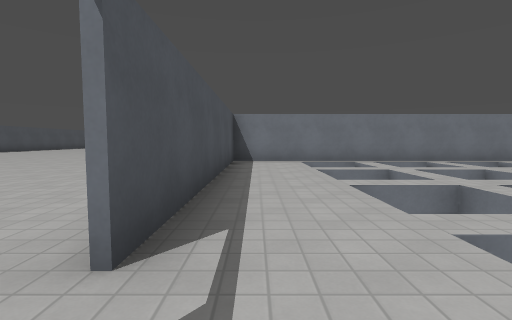
view 1 (above)

19 first-person views from a walk through a Godot game level. The camera is 1.2 m above the floor, tilts 4° down and sees 85° across. The floor is counted in squares, 2 m on a side. Each view is taken from the middle of a square. On the plan, view 1 faces up. The plan holds only what a view shows up to about 9 squares ahead; the rest is blank. Surface patterns are stand-ins for the level's own textures.

view 2
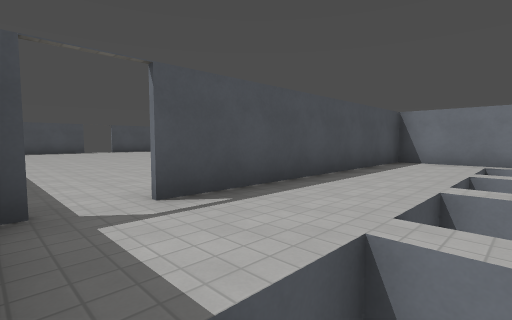

view 3
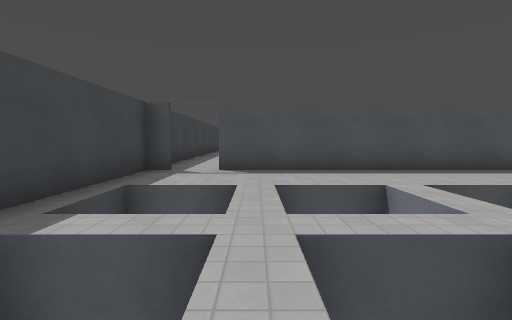

view 4
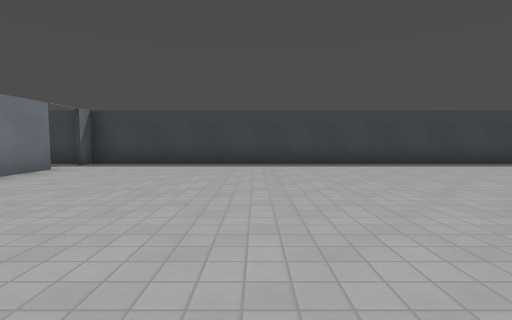

view 5
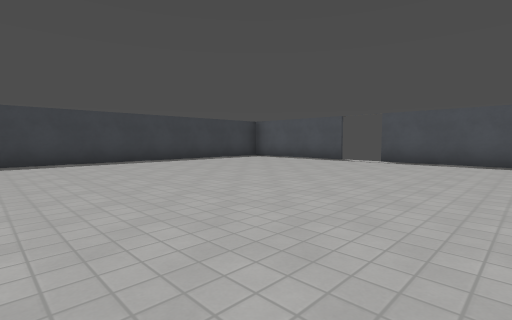

view 6
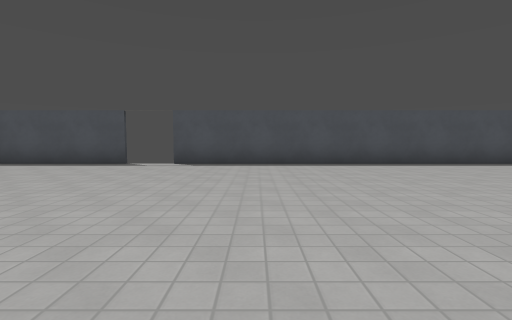

view 7
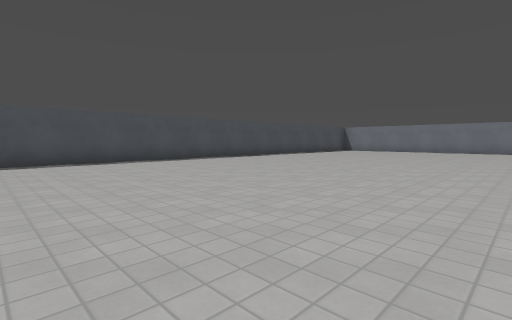

view 8
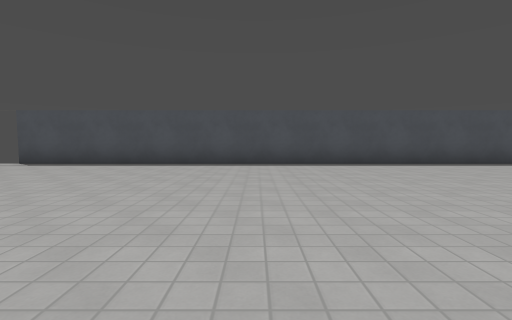

view 9
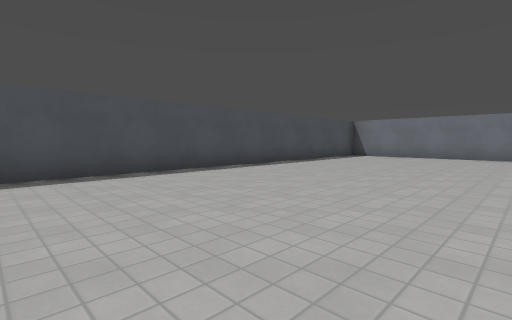

view 10
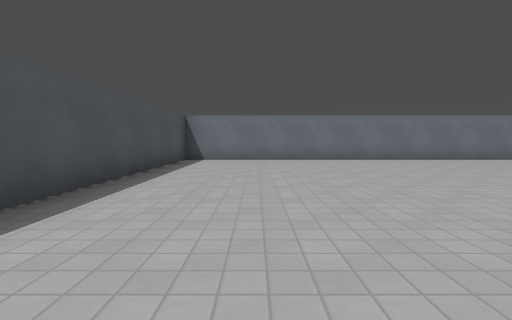

view 11
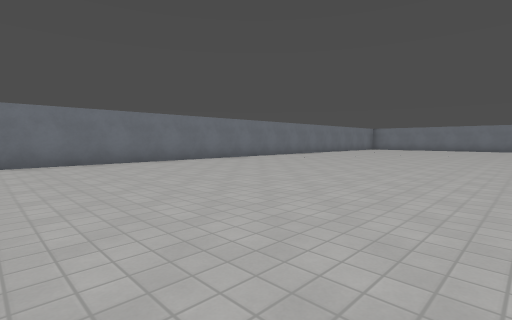

view 12
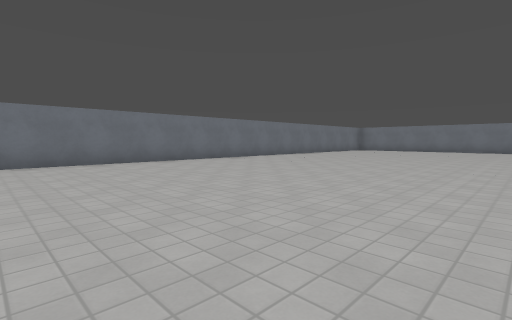

view 13
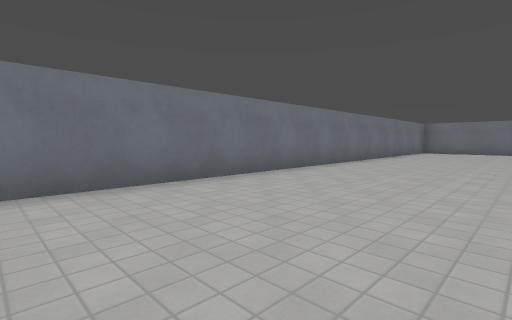

view 14
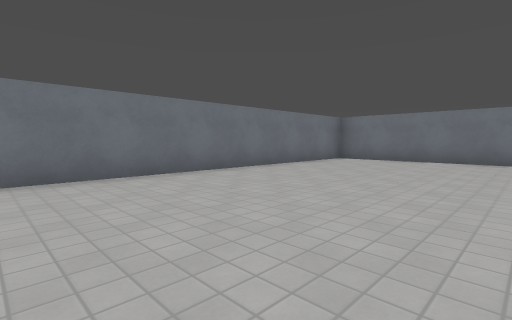

view 15
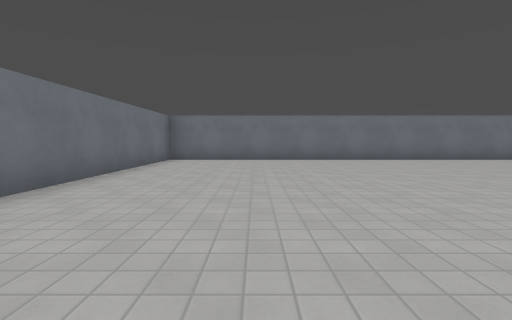

view 16
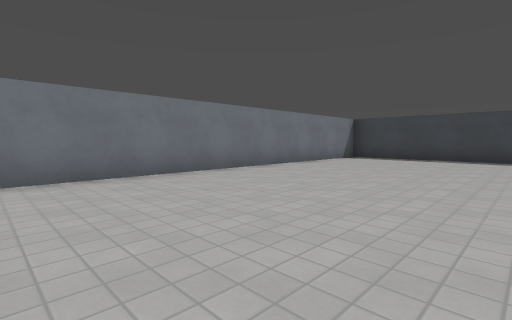

view 17
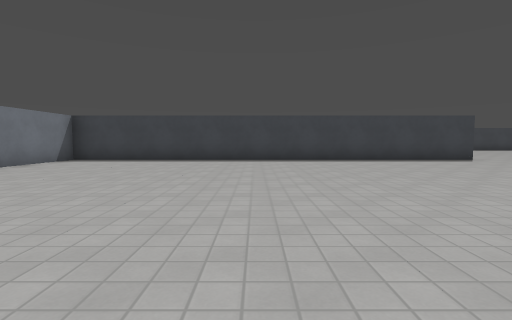

view 18
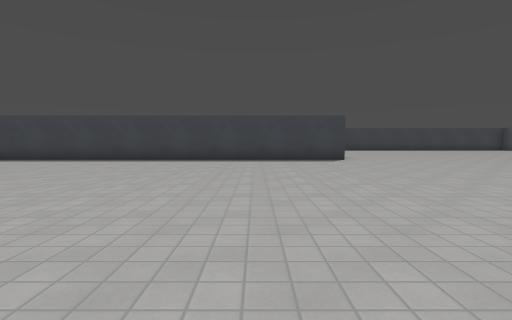

view 19
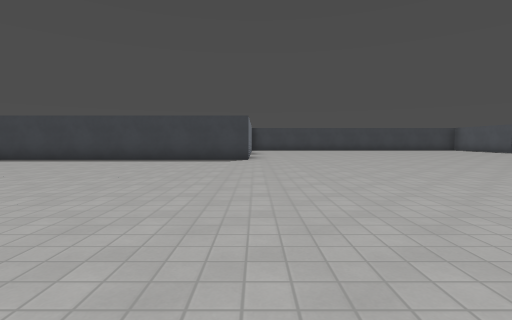

### Floor plan
Key: @ floor where view 1 was taken; # wall or solid block; . floor.
Columns run from 14 left of view 1 to 12 right of it. Each row starts with its distance up from view 1.
 25 ###########################
 24 #.........................#
 23 #.........................#
 22 #.........................#
 21 #.........................#
 20 #.........................#
 19 #.........................#
 18 #.........................#
 17 #.................. ......#
 16 #.........  ..............#
 15 #......... ...............#
 14 #.........................#
 13 #.........................#
 12 #.........................#
 11 #.........................#
 10 #.........................#
  9 #.........................#
  8 #............##############
  7 #..........  #.. . .
  6 #..........  #......
  5  ........... #.. .
  4  ............#....
  3 #............#.. .
  2 #............#.... .
  1 #............... .
  0 #  ..........#@...
 -1   ################

Where each view was taken, in squares from view 1:
view 1: 0 up, 0 right, facing up
view 2: 0 up, 2 right, facing up-left
view 3: 2 up, 5 right, facing left
view 4: 7 up, 5 left, facing down
view 5: 8 up, 5 left, facing down-left
view 6: 7 up, 6 left, facing left
view 7: 9 up, 5 left, facing up-left
view 8: 11 up, 6 left, facing left
view 9: 14 up, 8 left, facing up-left
view 10: 16 up, 11 left, facing up
view 11: 17 up, 7 left, facing up-right
view 12: 17 up, 5 left, facing up-right
view 13: 21 up, 3 left, facing up-right
view 14: 20 up, 3 right, facing up-right
view 15: 22 up, 3 right, facing right
view 16: 18 up, 7 right, facing down-right
view 17: 17 up, 6 right, facing down
view 18: 17 up, 2 right, facing down
view 19: 17 up, 1 left, facing down
